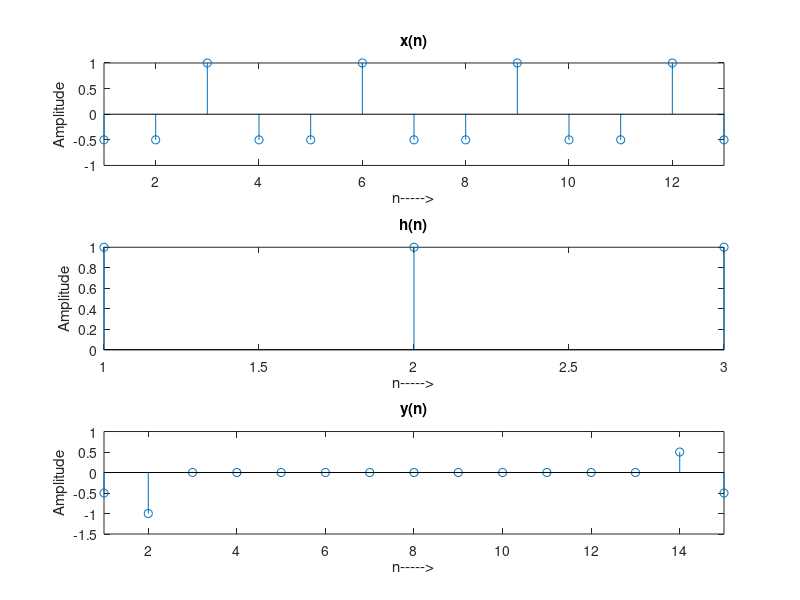

Write MATLAB code to recreate this figure.
clc;clear all;close all;
nh=1:3; % Range of h(n)
h=[1 1 1]; % h(n)
n=1:13; % Range of x(n)
x=cos(2*pi.*(n/3)); % Calculating x(n)
ny=1:15; % Range of y(n)
y=conv(x,h); % Finding y(n) using conv function of matlab

%% Plotting x(n)
subplot(311); % Subplot method
stem(n,x); % Plotting x(n)
title('x(n)'); % Giving title
ylabel('Amplitude'); % Labelling y-axis
xlabel('n----->'); % Labelling y-axis
xlim([1 13]); % Adjusting x axis as per non zero values of x(n)

%%
%% Plotting h(n)
subplot(312);
stem(nh,h); % Plotting h(n)
title('h(n)'); % Giving title
ylabel('Amplitude');% Labelling y-axis
xlabel('n----->');% Labelling x-axis
xlim([1 3]);% Adjusting x axis as per non zero values of h(n)

%% Plotting y(n)
subplot(313);
stem(ny,y); % Plotting y(n)
title('y(n)'); % Giving title
ylabel('Amplitude');% Labelling y-axis
xlabel('n----->');% Labelling x-axis
xlim([1 15]);% Adjusting x axis as per non zero values of y(n)
